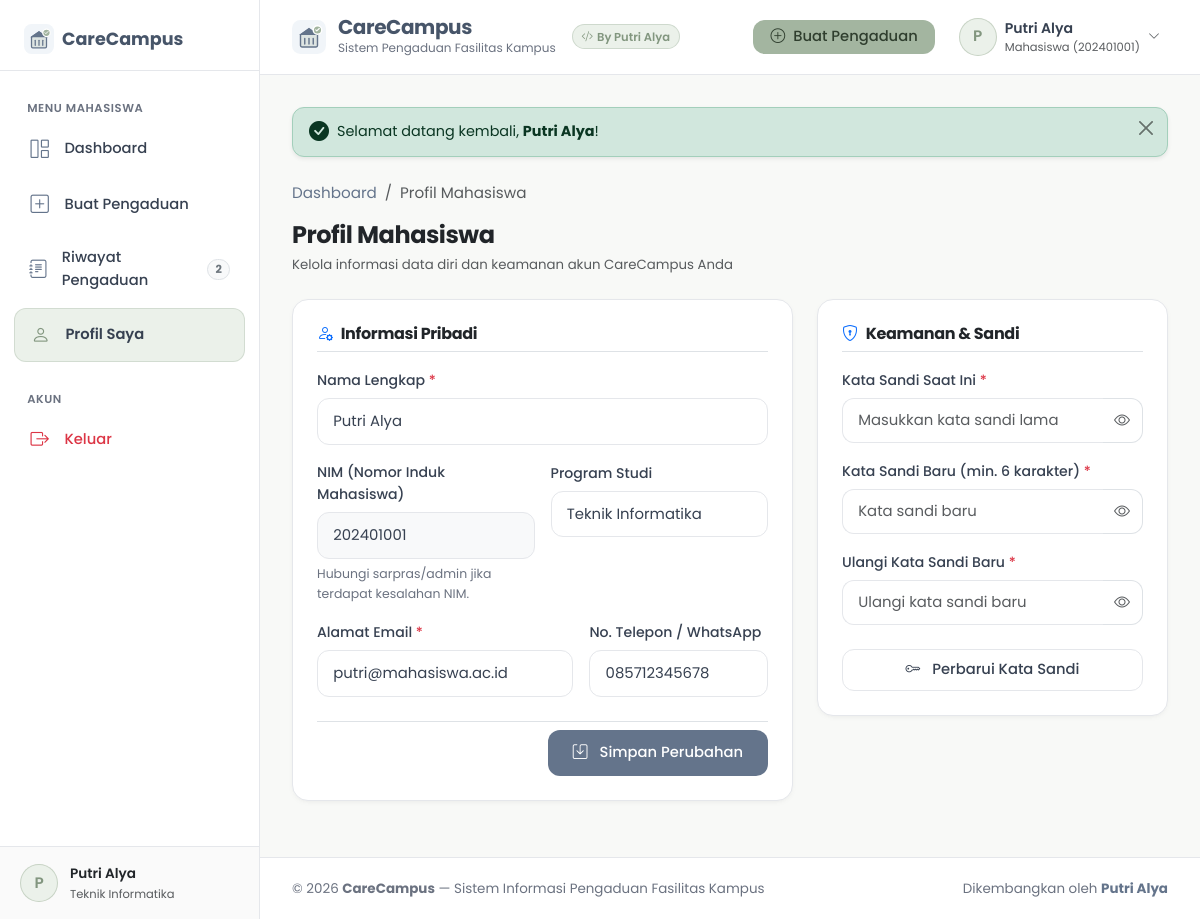
Screenshot of /mahasiswa/profil.php (signed in) with the database file from the repository.
### tables this page shows
CREATE TABLE `users` (
  `id` int(11) NOT NULL AUTO_INCREMENT,
  `nama` varchar(100) NOT NULL,
  `nim` varchar(30) DEFAULT NULL,
  `email` varchar(100) NOT NULL,
  `password` varchar(255) NOT NULL,
  `role` enum('admin','mahasiswa') NOT NULL DEFAULT 'mahasiswa',
  `prodi` varchar(100) DEFAULT NULL,
  `no_telp` varchar(20) DEFAULT NULL,
  `created_at` timestamp NOT NULL DEFAULT current_timestamp(),
  `updated_at` timestamp NOT NULL DEFAULT current_timestamp() ON UPDATE current_timestamp(),
  PRIMARY KEY (`id`),
  UNIQUE KEY `email` (`email`)
);

### config/session.php (called while the page is built, shortened)
<?php
function base_url($path = '') {
    $protocol = (!empty($_SERVER['HTTPS']) && $_SERVER['HTTPS'] !== 'off' || (isset($_SERVER['SERVER_PORT']) && $_SERVER['SERVER_PORT'] == 443)) ? "https://" : "http://";
    $host = isset($_SERVER['HTTP_HOST']) ? $_SERVER['HTTP_HOST'] : 'localhost';
    $scriptName = str_replace('\\', '/', $_SERVER['SCRIPT_NAME'] ?? '');
    $baseFolder = '/PutriPPL';
    if (strpos($scriptName, '/PutriPPL') !== false) {
        $baseFolder = '/PutriPPL';
    } else {
        $docRoot = str_replace('\\', '/', realpath($_SERVER['DOCUMENT_ROOT'] ?? ''));
        $appRoot = str_replace('\\', '/', realpath(dirname(__DIR__)));
        $sub = str_replace($docRoot, '', $appRoot);
        $baseFolder = '/' . trim($sub, '/');
        if ($baseFolder === '/') $baseFolder = '';
    }
    $cleanPath = ltrim($path, '/');
    return rtrim($protocol . $host . $baseFolder, '/') . ($cleanPath ? '/' . $cleanPath : '');
}
function is_logged_in() {
    return isset($_SESSION['user_id']) && !empty($_SESSION['user_id']);
}
function current_user() {
    static $currentUser = null;
    if ($currentUser !== null) {
        return $currentUser;
    }
    $pdo = get_db();
    $stmt = $pdo->prepare("SELECT id, nama, nim, email, role, prodi, no_telp FROM users WHERE id = ?");
    $stmt->execute([$_SESSION['user_id']]);
    $currentUser = $stmt->fetch();
    return $currentUser;
}
function is_admin() {
    $user = current_user();
    return $user && $user['role'] === 'admin';
}
function is_mahasiswa() {
    $user = current_user();
    return $user && $user['role'] === 'mahasiswa';
}
function require_mahasiswa() {
    if (!is_mahasiswa()) {
        set_flash('warning', 'Halaman ini khusus untuk mahasiswa. Anda dialihkan ke Dashboard Admin.');
        header('Location: ' . base_url('admin/index.php'));
        exit;
    }
}
function e($string) {
    return htmlspecialchars((string)$string, ENT_QUOTES, 'UTF-8');
}

### mahasiswa/profil.php (the view, shortened to what this page needs)
<?php
require_once dirname(__DIR__) . '/config/session.php';
require_mahasiswa();
$active_menu = 'profil';
require dirname(__DIR__) . '/includes/header.php';
?>
<div class="app-wrapper">
  <?php require dirname(__DIR__) . '/includes/sidebar.php'; ?>
  <div class="main-content">
    <?php require dirname(__DIR__) . '/includes/navbar.php'; ?>
    <div class="content-body">
      <?php require dirname(__DIR__) . '/includes/alerts.php'; ?>
      <nav aria-label="breadcrumb" class="mb-3">
        <ol class="breadcrumb small">
          <li class="breadcrumb-item"><a href="<?= base_url('mahasiswa/index.php') ?>">Dashboard</a></li>
          <li class="breadcrumb-item active" aria-current="page">Profil Mahasiswa</li>
        </ol>
      </nav>
      <div class="mb-4">
        <h2 class="h4 fw-bold mb-1 text-dark">Profil Mahasiswa</h2>
        <p class="text-muted small mb-0">Kelola informasi data diri dan keamanan akun CareCampus Anda</p>
      </div>
      <div class="row g-4">
        <div class="col-lg-7">
          <div class="custom-card bg-white">
            <h3 class="h6 fw-bold mb-3 text-dark pb-2 border-bottom d-flex align-items-center gap-2">
              <i class="bi bi-person-gear text-primary"></i>
              <span>Informasi Pribadi</span>
            </h3>
            <form action="<?= base_url('mahasiswa/profil.php') ?>" method="POST">
              <div class="mb-3">
                <label class="form-label-custom">Nama Lengkap <span class="text-danger">*</span></label>
                <input type="text" name="nama" class="form-control-custom" value="<?= e($user['nama']) ?>" required>
              </div>
              <div class="row g-3 mb-3">
                <div class="col-md-6">
                  <label class="form-label-custom">NIM (Nomor Induk Mahasiswa)</label>
                  <input type="text" class="form-control-custom bg-light" value="<?= e($user['nim'] ?? '-') ?>" readonly title="NIM tidak dapat diubah">
                  <div class="form-text-custom">Hubungi sarpras/admin jika terdapat kesalahan NIM.</div>
                </div>
                <div class="col-md-6">
                  <label class="form-label-custom">Program Studi</label>
                  <input type="text" name="prodi" class="form-control-custom" value="<?= e($user['prodi'] ?? '') ?>" placeholder="Contoh: Teknik Informatika">
                </div>
              </div>
              <div class="row g-3 mb-4">
                <div class="col-md-7">
                  <label class="form-label-custom">Alamat Email <span class="text-danger">*</span></label>
                  <input type="email" name="email" class="form-control-custom" value="<?= e($user['email']) ?>" required>
                </div>
                <div class="col-md-5">
                  <label class="form-label-custom">No. Telepon / WhatsApp</label>
                  <input type="text" name="no_telp" class="form-control-custom" value="<?= e($user['no_telp'] ?? '') ?>" placeholder="08xxxxxxxxxx">
                </div>
              </div>
              <div class="text-end pt-2 border-top">
                <button type="submit" class="btn-custom btn-primary-custom px-4">
                  <i class="bi bi-save me-1"></i>Simpan Perubahan
                </button>
              </div>
            </form>
          </div>
        </div>
        <div class="col-lg-5">
          <div class="custom-card bg-white">
            <h3 class="h6 fw-bold mb-3 text-dark pb-2 border-bottom d-flex align-items-center gap-2">
              <i class="bi bi-shield-lock text-primary"></i>
              <span>Keamanan & Sandi</span>
            </h3>
            <form action="<?= base_url('mahasiswa/profil.php') ?>" method="POST">
              <div class="mb-3">
                <label class="form-label-custom">Kata Sandi Saat Ini <span class="text-danger">*</span></label>
                <div class="input-group">
                  <input type="password" name="old_password" id="old_pass" class="form-control-custom form-control border-end-0" placeholder="Masukkan kata sandi lama" required style="border-radius: 12px 0 0 12px;">
                  <button type="button" class="input-group-text bg-white border-start-0 text-muted toggle-password" data-target="old_pass" style="border-radius: 0 12px 12px 0; cursor: pointer;">
                    <i class="bi bi-eye"></i>
                  </button>
                </div>
              </div>
              <div class="mb-3">
                <label class="form-label-custom">Kata Sandi Baru (min. 6 karakter) <span class="text-danger">*</span></label>
                <div class="input-group">
                  <input type="password" name="new_password" id="new_pass" class="form-control-custom form-control border-end-0" placeholder="Kata sandi baru" required style="border-radius: 12px 0 0 12px;">
                  <button type="button" class="input-group-text bg-white border-start-0 text-muted toggle-password" data-target="new_pass" style="border-radius: 0 12px 12px 0; cursor: pointer;">
                    <i class="bi bi-eye"></i>
                  </button>
                </div>
              </div>
              <div class="mb-4">
                <label class="form-label-custom">Ulangi Kata Sandi Baru <span class="text-danger">*</span></label>
                <div class="input-group">
                  <input type="password" name="confirm_password" id="conf_pass" class="form-control-custom form-control border-end-0" placeholder="Ulangi kata sandi baru" required style="border-radius: 12px 0 0 12px;">
                  <button type="button" class="input-group-text bg-white border-start-0 text-muted toggle-password" data-target="conf_pass" style="border-radius: 0 12px 12px 0; cursor: pointer;">
                    <i class="bi bi-eye"></i>
                  </button>
                </div>
              </div>
              <button type="submit" class="btn-custom btn-outline-custom w-100 py-2">
                <i class="bi bi-key me-1"></i>Perbarui Kata Sandi
              </button>
            </form>
          </div>
        </div>
      </div>
    </div>
    <?php require dirname(__DIR__) . '/includes/footer.php'; ?>
</body>
</html>

### includes/sidebar.php (shortened to what this page needs)
<?php
$user = current_user();
$active_menu = $active_menu ?? '';
$pdo = get_db();
$menungguCount = 0;
if (is_admin()) {
    $stmt = $pdo->query("SELECT COUNT(*) FROM complaints WHERE status = 'Menunggu'");
    $menungguCount = (int)$stmt->fetchColumn();
} elseif (is_mahasiswa()) {
    $stmt = $pdo->prepare("SELECT COUNT(*) FROM complaints WHERE user_id = ? AND status = 'Menunggu'");
    $stmt->execute([$user['id']]);
    $menungguCount = (int)$stmt->fetchColumn();
}
?>
<aside class="sidebar-wrapper">
  <div class="sidebar-header d-flex align-items-center justify-content-between">
    <div class="d-flex align-items-center gap-2">
      <img src="<?= base_url('assets/img/logo.svg') ?>" alt="CareCampus Logo" width="30" height="30">
      <div>
        <span class="fw-bold" style="color: var(--primary-hover); font-size: 1.1rem;">CareCampus</span>
      </div>
    </div>
  </div>
  <ul class="sidebar-menu">
    <?php if (is_mahasiswa()): ?>
      <li class="sidebar-menu-title">Menu Mahasiswa</li>
      <li class="sidebar-item">
        <a href="<?= base_url('mahasiswa/index.php') ?>" class="sidebar-link <?= $active_menu === 'dashboard' ? 'active' : '' ?>">
          <i class="bi bi-grid-1x2"></i>
          <span>Dashboard</span>
        </a>
      </li>
      <li class="sidebar-item">
        <a href="<?= base_url('mahasiswa/buat-pengaduan.php') ?>" class="sidebar-link <?= $active_menu === 'buat-pengaduan' ? 'active' : '' ?>">
          <i class="bi bi-plus-square"></i>
          <span>Buat Pengaduan</span>
        </a>
      </li>
      <li class="sidebar-item">
        <a href="<?= base_url('mahasiswa/riwayat.php') ?>" class="sidebar-link <?= $active_menu === 'riwayat' ? 'active' : '' ?>">
          <i class="bi bi-journal-text"></i>
          <span class="flex-grow-1">Riwayat Pengaduan</span>
          <?php if ($menungguCount > 0): ?>
            <span class="badge rounded-pill bg-light text-secondary border" style="font-size: 0.7rem;">
              <?= $menungguCount ?>
            </span>
          <?php endif; ?>
        </a>
      </li>
      <li class="sidebar-item">
        <a href="<?= base_url('mahasiswa/profil.php') ?>" class="sidebar-link <?= $active_menu === 'profil' ? 'active' : '' ?>">
          <i class="bi bi-person"></i>
          <span>Profil Saya</span>
        </a>
      </li>
    <?php endif; ?>
    <li class="sidebar-menu-title mt-3">Akun</li>
    <li class="sidebar-item">
      <a href="<?= base_url('auth/logout.php') ?>" class="sidebar-link text-danger" onclick="return confirm('Apakah Anda yakin ingin keluar?');">
        <i class="bi bi-box-arrow-right text-danger"></i>
        <span>Keluar</span>
      </a>
    </li>
  </ul>
  <div class="sidebar-footer">
    <div class="user-profile-badge">
      <div class="user-avatar-circle <?= ($user && $user['role'] === 'admin') ? 'admin' : '' ?>">
        <?= $user ? strtoupper(substr($user['nama'], 0, 1)) : 'U' ?>
      </div>
      <div class="overflow-hidden">
        <div class="fw-semibold text-truncate text-dark" style="font-size: 0.85rem;">
          <?= $user ? e($user['nama']) : 'Tamu' ?>
        </div>
        <div class="text-muted text-truncate" style="font-size: 0.72rem;">
          <?= $user ? ($user['role'] === 'admin' ? 'Administrator' : e($user['prodi'] ?? 'Mahasiswa')) : '' ?>
        </div>
      </div>
    </div>
  </div>
</aside>

### includes/navbar.php (shortened to what this page needs)
<?php
$user = current_user();
?>
<header class="top-navbar">
  <div class="d-flex align-items-center gap-3">
    <a href="<?= is_admin() ? base_url('admin/index.php') : base_url('mahasiswa/index.php') ?>" class="navbar-brand-text">
      <img src="<?= base_url('assets/img/logo.svg') ?>" alt="Logo CareCampus" width="34" height="34">
      <div>
        <h1 class="brand-title">CareCampus</h1>
        <p class="brand-subtitle d-none d-sm-block">Sistem Pengaduan Fasilitas Kampus</p>
      </div>
    </a>
    <span class="brand-badge d-none d-md-inline-block">
      <i class="bi bi-code-slash me-1"></i>By Putri Alya
    </span>
  </div>
  <div class="d-flex align-items-center gap-3">
    <?php if (is_mahasiswa()): ?>
      <a href="<?= base_url('mahasiswa/buat-pengaduan.php') ?>" class="btn-custom btn-sage-custom d-none d-sm-inline-flex py-1 px-3">
        <i class="bi bi-plus-circle"></i>
        <span>Buat Pengaduan</span>
      </a>
    <?php endif; ?>
    <?php if ($user): ?>
      <div class="dropdown">
        <button class="btn btn-outline-custom d-flex align-items-center gap-2 py-1 px-2 border-0" type="button" data-bs-toggle="dropdown" aria-expanded="false">
          <div class="user-avatar-circle <?= $user['role'] === 'admin' ? 'admin' : '' ?>">
            <?= strtoupper(substr($user['nama'], 0, 1)) ?>
          </div>
          <div class="text-start d-none d-md-block">
            <div class="fw-semibold text-truncate" style="max-width: 130px; font-size: 0.88rem;">
              <?= e($user['nama']) ?>
            </div>
            <div class="text-muted" style="font-size: 0.72rem;">
              <?= $user['role'] === 'admin' ? 'Administrator' : 'Mahasiswa (' . e($user['nim'] ?? 'NIM') . ')' ?>
            </div>
          </div>
          <i class="bi bi-chevron-down text-muted" style="font-size: 0.75rem;"></i>
        </button>
      </div>
    <?php endif; ?>
  </div>
</header>

### rows the page displays
users: nama "P", nama "Putri Alya", prodi "Teknik Informatika", nim "202401001", email "putri@mahasiswa.ac.id", no_telp "085712345678"

### other values shown
$menungguCount "2"
$flash['message'] "Selamat datang kembali, Putri Alya !"
